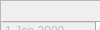
         <widget class="QWidget" name="page">
          <property name="geometry">
           <rect>
            <x>0</x>
            <y>0</y>
            <width>100</width>
            <height>30</height>
           </rect>
          </property>
          <attribute name="label">
           <string>Obera-Guarani-Los Helechos</string>
          </attribute>
          <widget class="QFrame" name="frame">
           <property name="geometry">
            <rect>
             <x>0</x>
             <y>0</y>
             <width>991</width>
             <height>361</height>
            </rect>
           </property>
           <property name="frameShape">
            <enum>QFrame::StyledPanel</enum>
           </property>
           <property name="frameShadow">
            <enum>QFrame::Raised</enum>
           </property>
           <widget class="QDateEdit" name="dateEdit">
            <property name="enabled">
             <bool>false</bool>
            </property>
            <property name="geometry">
             <rect>
              <x>0</x>
              <y>20</y>
              <width>110</width>
              <height>22</height>
             </rect>
            </property>
           </widget>
           <widget class="QComboBox" name="comboBox">
            <property name="geometry">
             <rect>
              <x>340</x>
              <y>20</y>
              <width>221</width>
              <height>22</height>
             </rect>
            </property>
           </widget>
           <widget class="QLabel" name="label">
            <property name="geometry">
             <rect>
              <x>850</x>
              <y>290</y>
              <width>55</width>
              <height>16</height>
             </rect>
            </property>
            <property name="text">
             <string>Total</string>
            </property>
           </widget>
           <widget class="QLabel" name="label_2">
            <property name="geometry">
             <rect>
              <x>290</x>
              <y>20</y>
              <width>55</width>
              <height>16</height>
             </rect>
            </property>
            <property name="text">
             <string>Chofer</string>
            </property>
           </widget>
           <widget class="QLabel" name="label_3">
            <property name="geometry">
             <rect>
              <x>0</x>
              <y>60</y>
              <width>55</width>
              <height>16</height>
             </rect>
            </property>
            <property name="text">
             <string>Cliente</string>
            </property>
           </widget>
           <widget class="QLineEdit" name="lineEdit_5">
            <property name="enabled">
             <bool>false</bool>
            </property>
            <property name="geometry">
             <rect>
              <x>850</x>
              <y>320</y>
              <width>113</width>
              <height>22</height>
             </rect>
            </property>
           </widget>
           <widget class="QPushButton" name="btn_editar_planilla">
            <property name="enabled">
             <bool>true</bool>
            </property>
            <property name="geometry">
             <rect>
              <x>930</x>
              <y>0</y>
              <width>41</width>
              <height>41</height>
             </rect>
            </property>
            <property name="text">
             <string/>
            </property>
            <property name="icon">
             <iconset>
              <normaloff>imagenes/editar.jpg</normaloff>imagenes/editar.jpg</iconset>
            </property>
            <property name="iconSize">
             <size>
              <width>60</width>
              <height>40</height>
             </size>
            </property>
           </widget>
           <widget class="QLabel" name="label_9">
            <property name="geometry">
             <rect>
              <x>360</x>
              <y>120</y>
              <width>121</width>
              <height>20</height>
             </rect>
            </property>
            <property name="text">
             <string>Lista de productos</string>
            </property>
           </widget>
           <widget class="QTableWidget" name="tableWidget_2">
            <property name="geometry">
             <rect>
              <x>20</x>
              <y>150</y>
              <width>791</width>
              <height>192</height>
             </rect>
            </property>
           </widget>
           <widget class="QListWidget" name="listWidget_2">
            <property name="enabled">
             <bool>false</bool>
            </property>
            <property name="geometry">
             <rect>
              <x>0</x>
              <y>80</y>
              <width>231</width>
              <height>31</height>
             </rect>
            </property>
            <item>
             <property name="text">
              <string>New Item</string>
             </property>
            </item>
            <item>
             <property name="text">
              <string>New Item</string>
             </property>
            </item>
            <item>
             <property name="text">
              <string>Cliente</string>
             </property>
            </item>
           </widget>
           <widget class="QLabel" name="label_15">
            <property name="geometry">
             <rect>
              <x>610</x>
              <y>20</y>
              <width>55</width>
              <height>16</height>
             </rect>
            </property>
            <property name="text">
             <string>Vehiculo</string>
            </property>
           </widget>
           <widget class="QComboBox" name="comboBox_2">
            <property name="geometry">
             <rect>
              <x>670</x>
              <y>20</y>
              <width>221</width>
              <height>22</height>
             </rect>
            </property>
           </widget>
           <widget class="QPushButton" name="btn_agregar_cliente">
            <property name="enabled">
             <bool>false</bool>
            </property>
            <property name="geometry">
             <rect>
              <x>250</x>
              <y>80</y>
              <width>101</width>
              <height>28</height>
             </rect>
            </property>
            <property name="text">
             <string>Agregar cliente</string>
            </property>
           </widget>
           <widget class="QPushButton" name="btn_moficar_tabla">
            <property name="geometry">
             <rect>
              <x>820</x>
              <y>150</y>
              <width>93</width>
              <height>28</height>
             </rect>
            </property>
            <property name="text">
             <string>Modificar</string>
            </property>
           </widget>
          </widget>
         </widget>
